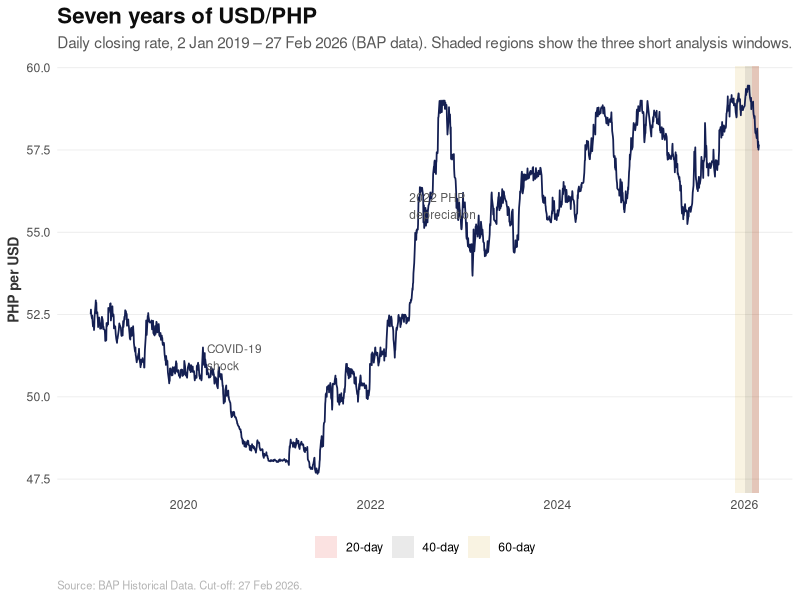
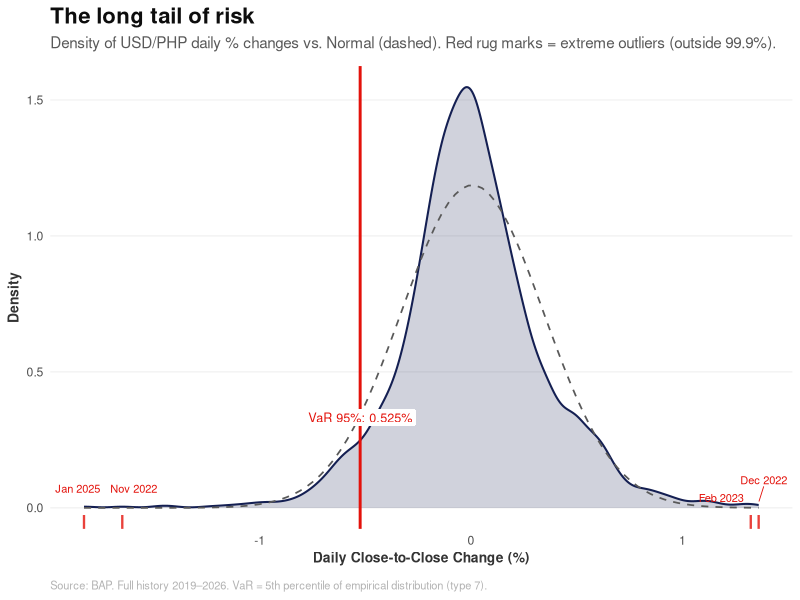
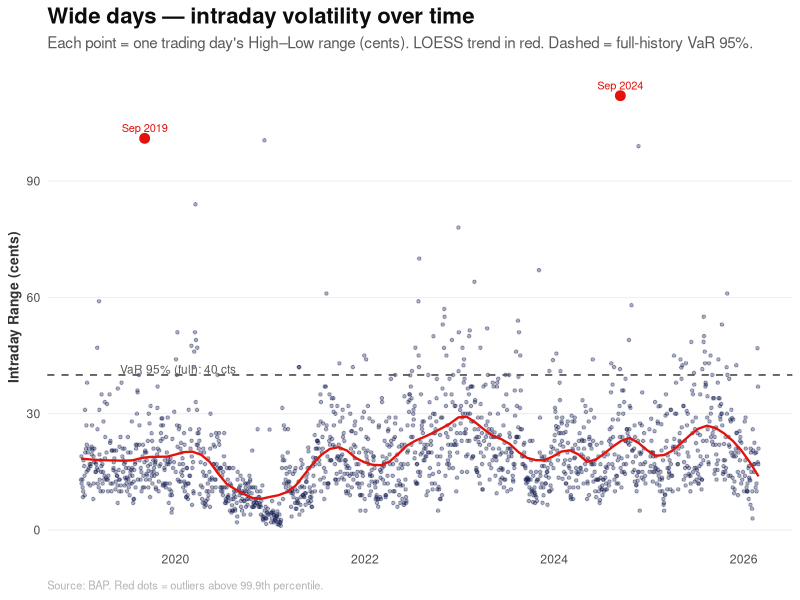
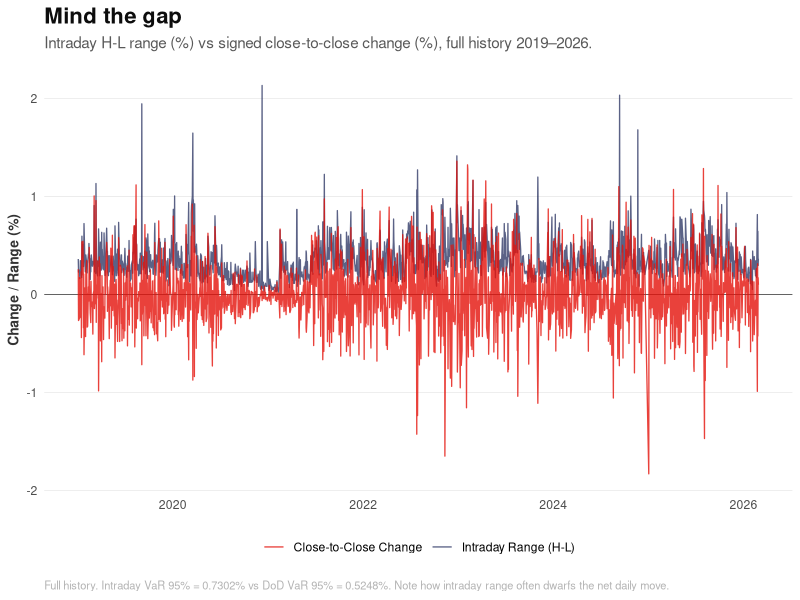
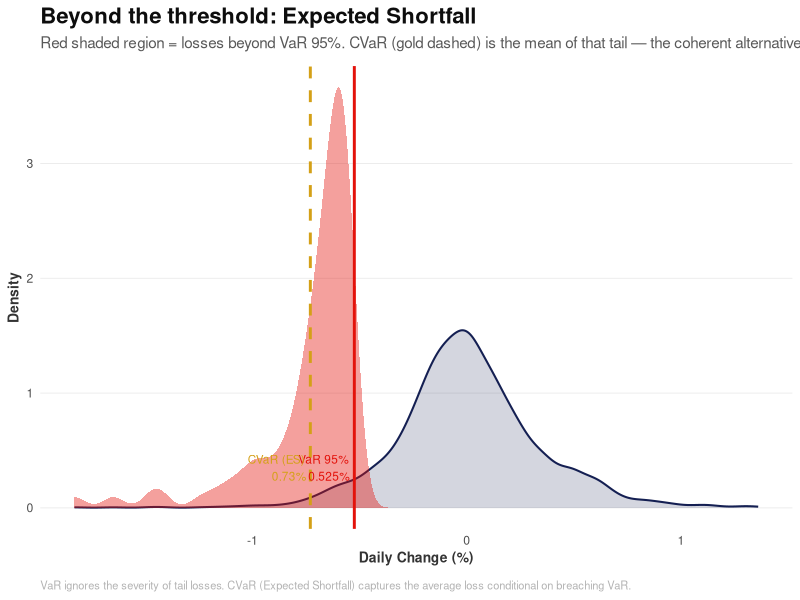
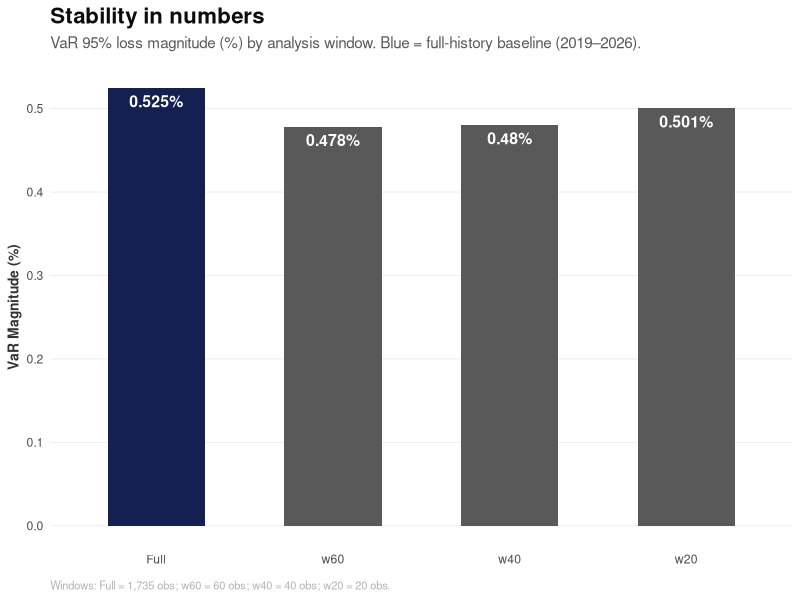
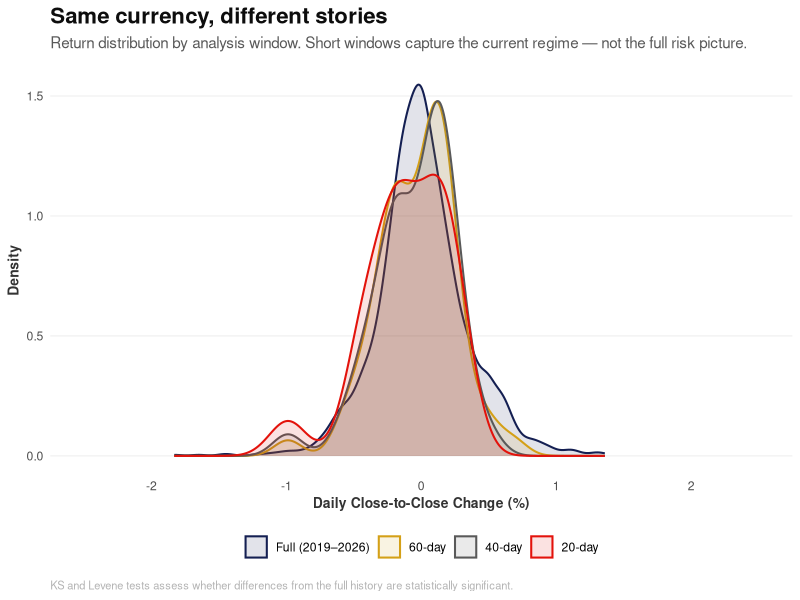
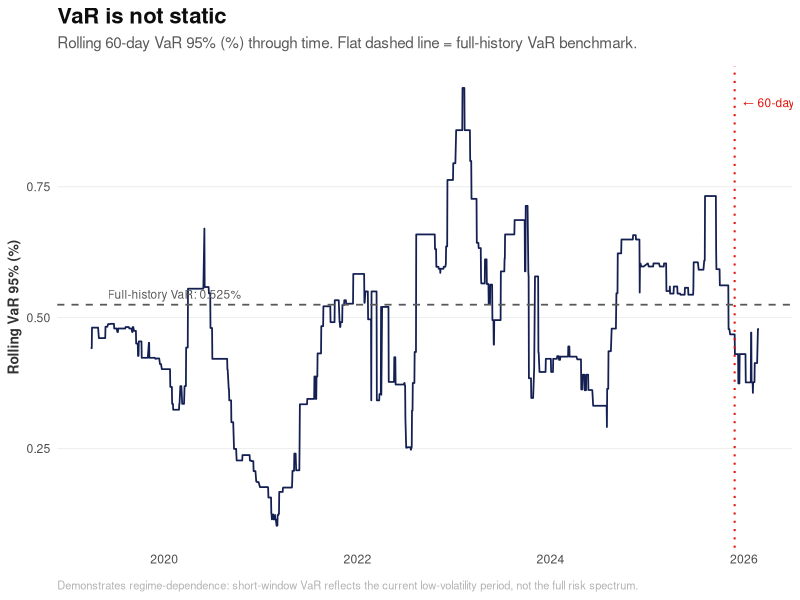

The R source for these figures, in order:
## ---- chunk 1
knitr::opts_chunk$set(echo = TRUE, message = FALSE, warning = FALSE, fig.width = 10, fig.height = 6)
library(readr)
library(dplyr)
library(lubridate)
library(knitr)
library(e1071)
library(ggplot2)
library(ggrepel)
library(tidyr)

# --- ECONOMIST & QVRS THEME ---
theme_economist_quant <- function() {
  theme_minimal() +
    theme(
      text = element_text(family = "sans"),
      plot.title = element_text(face = "bold", size = 16, color = "#0D0D0D"),
      plot.subtitle = element_text(size = 11, color = "#595959", margin = margin(b = 10)),
      plot.caption = element_text(size = 8, color = "#B3B3B3", hjust = 0, margin = margin(t = 10)),
      panel.grid.major.y = element_line(color = "#EBEBEB", linewidth = 0.3),
      panel.grid.major.x = element_blank(),
      panel.grid.minor = element_blank(),
      axis.title = element_text(size = 10, face = "bold", color = "#333333"),
      axis.ticks = element_blank(),
      legend.position = "bottom",
      legend.title = element_blank()
    )
}

econ_blue <- "#141F52"
econ_red  <- "#E3120B"
econ_grey <- "#595959"
econ_gold <- "#D4A017"

# Helper for Levene's Test (Manual Implementation — median-centred)
levene_test_manual <- function(group1, group2) {
  med1 <- median(group1)
  med2 <- median(group2)
  z1 <- abs(group1 - med1)
  z2 <- abs(group2 - med2)
  t_res <- t.test(z1, z2, var.equal = TRUE)
  return(list(statistic = t_res$statistic, p_value = t_res$p.value))
}
## ---- chunk 2
df_raw <- read_csv("data/unified/unified_bap_master.csv") %>%
  mutate(Date = as.Date(Date)) %>%
  # Enforce case cut-off: 27 Feb 2026
  filter(Date <= as.Date("2026-02-27")) %>%
  arrange(Date)

integrity_check <- data.frame(
  Metric = c("Total Trading Rows", "Start Date", "End Date", "Rows with High < Low", "Rows with Close outside High-Low range"),
  Value = c(
    as.character(nrow(df_raw)),
    as.character(min(df_raw$Date)),
    as.character(max(df_raw$Date)),
    as.character(nrow(filter(df_raw, High < Low))),
    as.character(nrow(filter(df_raw, Close > High | Close < Low)))
  )
)
kable(integrity_check, caption = "Data Integrity Check")
## ---- chunk 3
# --- PLOT 0: The Full Picture ---
# Shade the three short windows to contextualise their size vs history
shade_df <- data.frame(
  xmin = as.Date(c(tail(df_raw$Date, 60)[1], tail(df_raw$Date, 40)[1], tail(df_raw$Date, 20)[1])),
  xmax = max(df_raw$Date),
  label = c("60-day", "40-day", "20-day"),
  y    = c(54.5, 55.8, 57.1)
)

ggplot(df_raw, aes(x = Date, y = Close)) +
  geom_rect(data = shade_df,
            aes(xmin = xmin, xmax = xmax, ymin = -Inf, ymax = Inf, fill = label),
            inherit.aes = FALSE, alpha = 0.12) +
  scale_fill_manual(values = c("60-day" = econ_gold, "40-day" = econ_grey, "20-day" = econ_red),
                    name = "Analysis window") +
  geom_line(color = econ_blue, linewidth = 0.6) +
  annotate("text", x = as.Date("2020-04-01"), y = 51.2,
           label = "COVID-19\nshock", size = 3, color = econ_grey, hjust = 0) +
  annotate("text", x = as.Date("2022-06-01"), y = 55.8,
           label = "2022 PHP\ndepreciation", size = 3, color = econ_grey, hjust = 0) +
  labs(title = "Seven years of USD/PHP",
       subtitle = "Daily closing rate, 2 Jan 2019 – 27 Feb 2026 (BAP data). Shaded regions show the three short analysis windows.",
       x = NULL, y = "PHP per USD",
       caption = "Source: BAP Historical Data. Cut-off: 27 Feb 2026.") +
  theme_economist_quant()
## ---- chunk 4
# Correct High/Low bounds to encompass Open and Close (robust integrity)
df <- df_raw %>%
  mutate(
    ActualHigh = pmax(Open, High, Low, Close),
    ActualLow  = pmin(Open, High, Low, Close),
    High = ActualHigh,
    Low  = ActualLow
  ) %>%
  select(-ActualHigh, -ActualLow)

# Derive return columns
df <- df %>%
  mutate(
    dod_cents    = (Close - lag(Close)) * 100,
    dod_pct      = (Close - lag(Close)) / lag(Close) * 100,
    intraday_cents = (High - Low) * 100,
    intraday_pct   = (High - Low) / Low * 100
  )

# Drop the first row (no prior close → NA returns)
df_returns <- df %>% filter(!is.na(dod_cents))

cleaning_stats <- data.frame(
  Metric = c("Modified High/Low Bounds", "Derived Columns", "Remaining Trading Rows (DoD series)"),
  Result = c(
    as.character(nrow(filter(df_raw, High < Low | Close > High | Close < Low | Open > High | Open < Low))),
    "DoD cents, DoD %, Intraday cents, Intraday %",
    as.character(nrow(df_returns))
  )
)
kable(cleaning_stats, caption = "Data Cleaning Results Summary")
## ---- chunk 5
# Return series windows (for DoD / Items 1, 4, 5, 6)
windows_returns <- list(
  Full = df_returns,
  w60  = tail(df_returns, 60),
  w40  = tail(df_returns, 40),
  w20  = tail(df_returns, 20)
)

# Intraday series windows (for Item 2; no lag dependency so use df)
windows_intraday <- list(
  Full = df,
  w60  = tail(df, 60),
  w40  = tail(df, 40),
  w20  = tail(df, 20)
)

window_summary <- data.frame(
  Window     = names(windows_returns),
  Start_Date = sapply(windows_returns, function(x) as.character(min(x$Date))),
  End_Date   = sapply(windows_returns, function(x) as.character(max(x$Date))),
  n          = sapply(windows_returns, nrow)
)
kable(window_summary, caption = "Analysis Windows (Return Series, cut-off 27 Feb 2026)")
## ---- chunk 6
# Use factor for ordered output in tables and plots
window_order <- c("Full", "w60", "w40", "w20")

item1_var <- bind_rows(lapply(windows_returns, function(w) {
  data.frame(
    n         = nrow(w),
    VaR_Pct   = abs(quantile(w$dod_pct,   0.05, type = 7)),
    VaR_Cents = abs(quantile(w$dod_cents,  0.05, type = 7))
  )
}), .id = "Window") %>%
  mutate(Window = factor(Window, levels = window_order)) %>%
  arrange(Window)

kable(item1_var, digits = 4,
      caption = "Item 1: Close-to-Close VaR at 95% Confidence (Loss Magnitude)")

# Outliers: observations outside the 0.1% / 99.9% bounds of the full history
lb_dod <- quantile(df_returns$dod_pct, 0.001, type = 7)
ub_dod <- quantile(df_returns$dod_pct, 0.999, type = 7)

outliers_1 <- df_returns %>%
  filter(dod_pct < lb_dod | dod_pct > ub_dod) %>%
  select(Date, Close, dod_pct, dod_cents) %>%
  arrange(Date)

kable(outliers_1, digits = 4,
      caption = paste0("Item 1: Outliers — DoD % outside [",
                       round(lb_dod, 4), "%, ", round(ub_dod, 4), "%] (0.1%/99.9% bounds)"))
## ---- chunk 7
# --- PLOT 1: The Long Tail of Risk ---
full_var_pct <- item1_var$VaR_Pct[item1_var$Window == "Full"]

ggplot(df_returns, aes(x = dod_pct)) +
  # Empirical density
  geom_density(fill = econ_blue, alpha = 0.20, color = econ_blue, linewidth = 0.7) +
  # Normal reference curve
  stat_function(fun = dnorm,
                args = list(mean = mean(df_returns$dod_pct), sd = sd(df_returns$dod_pct)),
                linetype = "dashed", color = econ_grey, linewidth = 0.6) +
  # VaR line (left tail — negative, because VaR magnitude is positive)
  geom_vline(xintercept = -full_var_pct, color = econ_red, linewidth = 1) +
  geom_label(aes(x = -full_var_pct, y = 0.30,
                 label = paste0("VaR 95%: ", round(full_var_pct, 3), "%")),
             size = 3.2, color = econ_red, fill = "white", label.size = 0, vjust = 0) +
  # Outlier markers
  geom_rug(data = outliers_1, aes(x = dod_pct), color = econ_red, linewidth = 0.8, alpha = 0.8) +
  geom_text_repel(data = outliers_1,
                  aes(x = dod_pct, y = 0.02,
                      label = format(Date, "%b %Y")),
                  size = 2.8, color = econ_red, nudge_y = 0.05, segment.size = 0.3) +
  labs(title = "The long tail of risk",
       subtitle = "Density of USD/PHP daily % changes vs. Normal (dashed). Red rug marks = extreme outliers (outside 99.9%).",
       x = "Daily Close-to-Close Change (%)", y = "Density",
       caption = "Source: BAP. Full history 2019–2026. VaR = 5th percentile of empirical distribution (type 7).") +
  theme_economist_quant()
## ---- chunk 8
item2_var <- bind_rows(lapply(windows_intraday, function(w) {
  data.frame(
    n         = nrow(w),
    VaR_Cents = quantile(w$intraday_cents, 0.95, type = 7),
    VaR_Pct   = quantile(w$intraday_pct,   0.95, type = 7)
  )
}), .id = "Window") %>%
  mutate(Window = factor(Window, levels = window_order)) %>%
  arrange(Window)

kable(item2_var, digits = 4,
      caption = "Item 2: Intraday (High–Low) VaR at 95% Confidence (95th percentile of range)")

# Outliers: above 99.9th percentile (range is one-sided positive)
ub_intraday <- quantile(df$intraday_cents, 0.999, type = 7)
outliers_2 <- df %>%
  filter(intraday_cents > ub_intraday) %>%
  select(Date, High, Low, intraday_cents, intraday_pct) %>%
  arrange(Date)

kable(outliers_2, digits = 4,
      caption = paste0("Item 2: Outliers — Intraday cents above ",
                       round(ub_intraday, 4), " cents (99.9th percentile)"))
## ---- chunk 9
# --- PLOT 1b: Intraday volatility scatter ---
ggplot(df, aes(x = Date, y = intraday_cents)) +
  geom_point(color = econ_blue, alpha = 0.35, size = 0.9) +
  geom_smooth(method = "loess", span = 0.15, se = FALSE, color = econ_red, linewidth = 0.8) +
  geom_hline(yintercept = item2_var$VaR_Cents[item2_var$Window == "Full"],
             linetype = "dashed", color = econ_grey, linewidth = 0.6) +
  annotate("text", x = as.Date("2019-06-01"),
           y = item2_var$VaR_Cents[item2_var$Window == "Full"] + 1.5,
           label = paste0("VaR 95% (full): ",
                          round(item2_var$VaR_Cents[item2_var$Window == "Full"], 2), " cts"),
           size = 3, color = econ_grey, hjust = 0) +
  geom_point(data = outliers_2, aes(x = Date, y = intraday_cents),
             color = econ_red, size = 3) +
  geom_text_repel(data = outliers_2, aes(x = Date, y = intraday_cents,
                  label = format(Date, "%b %Y")),
                  size = 2.8, color = econ_red, nudge_y = 2) +
  labs(title = "Wide days — intraday volatility over time",
       subtitle = "Each point = one trading day's High–Low range (cents). LOESS trend in red. Dashed = full-history VaR 95%.",
       x = NULL, y = "Intraday Range (cents)",
       caption = "Source: BAP. Red dots = outliers above 99.9th percentile.") +
  theme_economist_quant()
## ---- chunk 10
gap_table <- item1_var %>%
  select(Window, dod_var = VaR_Cents) %>%
  left_join(item2_var %>% select(Window, intra_var = VaR_Cents), by = "Window") %>%
  mutate(
    Gap_Cents = intra_var - dod_var,
    Gap_Pct_of_Intra = Gap_Cents / intra_var * 100
  )
kable(gap_table, digits = 4,
      caption = "Item 3: VaR Gap (Intraday − DoD). Positive gap = intraday captures more risk than close-to-close.")
## ---- chunk 11
# --- PLOT 2: Mind the Gap ---
# Show full history (not just 250 days) to avoid cherry-picking the window
ggplot(df_returns, aes(x = Date)) +
  geom_hline(yintercept = 0, color = econ_grey, linewidth = 0.3) +
  geom_line(aes(y = intraday_pct,   color = "Intraday Range (H-L)"), linewidth = 0.45, alpha = 0.7) +
  geom_line(aes(y = dod_pct,        color = "Close-to-Close Change"), linewidth = 0.45, alpha = 0.8) +
  scale_color_manual(values = c("Intraday Range (H-L)" = econ_blue,
                                "Close-to-Close Change"  = econ_red)) +
  labs(title = "Mind the gap",
       subtitle = "Intraday H-L range (%) vs signed close-to-close change (%), full history 2019–2026.",
       x = NULL, y = "Change / Range (%)",
       caption = paste0("Full history. Intraday VaR 95% = ",
                        round(item2_var$VaR_Pct[item2_var$Window == "Full"], 4), "% vs DoD VaR 95% = ",
                        round(item1_var$VaR_Pct[item1_var$Window == "Full"], 4),
                        "%. Note how intraday range often dwarfs the net daily move.")) +
  theme_economist_quant()
## ---- chunk 12
# CVaR (Expected Shortfall) — mean of returns below the 5th percentile
threshold_pct   <- -item1_var$VaR_Pct[item1_var$Window == "Full"]
threshold_cents <- -item1_var$VaR_Cents[item1_var$Window == "Full"]

cvar_pct   <- abs(mean(df_returns$dod_pct[df_returns$dod_pct     <= threshold_pct]))
cvar_cents <- abs(mean(df_returns$dod_cents[df_returns$dod_cents <= threshold_cents]))

# Winsorization at 0.1% / 99.9% (caps extreme values at boundary rather than removing them)
lb_w <- quantile(df_returns$dod_pct,   0.001, type = 7)
ub_w <- quantile(df_returns$dod_pct,   0.999, type = 7)
lb_c <- quantile(df_returns$dod_cents, 0.001, type = 7)
ub_c <- quantile(df_returns$dod_cents, 0.999, type = 7)

df_winsor <- df_returns %>%
  mutate(
    dod_pct_w   = pmin(pmax(dod_pct,   lb_w), ub_w),
    dod_cents_w = pmin(pmax(dod_cents, lb_c), ub_c)
  )

var_winsor_pct   <- abs(quantile(df_winsor$dod_pct_w,   0.05, type = 7))
var_winsor_cents <- abs(quantile(df_winsor$dod_cents_w, 0.05, type = 7))

raw_var_pct   <- item1_var$VaR_Pct[item1_var$Window == "Full"]
raw_var_cents <- item1_var$VaR_Cents[item1_var$Window == "Full"]

item4_table <- data.frame(
  Metric = c(
    "Raw VaR (95%)",
    "CVaR / Expected Shortfall (95%)",
    "Winsorization Lower Bound (0.1%)",
    "Winsorization Upper Bound (99.9%)",
    "VaR after Winsorization (95%)",
    "VaR Reduction from Winsorization"
  ),
  Percentage = c(raw_var_pct, cvar_pct, lb_w, ub_w, var_winsor_pct,
                 raw_var_pct - var_winsor_pct),
  Cents      = c(raw_var_cents, cvar_cents, NA, NA, var_winsor_cents,
                 raw_var_cents - var_winsor_cents)
)
kable(item4_table, digits = 4, caption = "Item 4: CVaR and Winsorization Results (Full History)")
## ---- chunk 13
# --- PLOT 3a: CVaR vs VaR tail illustration ---
tail_returns <- df_returns %>% filter(dod_pct <= threshold_pct)
cvar_line <- mean(tail_returns$dod_pct)

ggplot(df_returns, aes(x = dod_pct)) +
  geom_density(fill = econ_blue, alpha = 0.18, color = econ_blue, linewidth = 0.7) +
  # Shade the tail (ES zone)
  geom_density(data = tail_returns, aes(x = dod_pct),
               fill = econ_red, alpha = 0.4, color = NA) +
  geom_vline(xintercept = threshold_pct, color = econ_red, linewidth = 1) +
  geom_vline(xintercept = cvar_line, color = econ_gold, linewidth = 1, linetype = "dashed") +
  annotate("text", x = threshold_pct, y = 0.35,
           label = paste0("VaR 95%\n", round(-threshold_pct, 3), "%"),
           size = 3, color = econ_red, hjust = 1.1) +
  annotate("text", x = cvar_line, y = 0.35,
           label = paste0("CVaR (ES)\n", round(cvar_pct, 3), "%"),
           size = 3, color = econ_gold, hjust = 1.1) +
  labs(title = "Beyond the threshold: Expected Shortfall",
       subtitle = "Red shaded region = losses beyond VaR 95%. CVaR (gold dashed) is the mean of that tail — the coherent alternative.",
       x = "Daily Change (%)", y = "Density",
       caption = "VaR ignores the severity of tail losses. CVaR (Expected Shortfall) captures the average loss conditional on breaching VaR.") +
  theme_economist_quant()
## ---- chunk 14
full_pct <- df_returns$dod_pct

item5_tests <- bind_rows(lapply(windows_returns[-1], function(w) {
  ks     <- ks.test(full_pct, w$dod_pct)
  levene <- levene_test_manual(full_pct, w$dod_pct)
  data.frame(
    n          = nrow(w),
    KS_Stat    = ks$statistic,
    KS_p       = ks$p.value,
    Levene_F   = abs(levene$statistic),
    Levene_p   = levene$p_value
  )
}), .id = "Window") %>%
  mutate(Window = factor(Window, levels = c("w60", "w40", "w20"))) %>%
  arrange(Window)

item5_desc <- bind_rows(lapply(windows_returns, function(w) {
  data.frame(n       = nrow(w),
             Mean    = mean(w$dod_pct),
             SD      = sd(w$dod_pct),
             Skew    = skewness(w$dod_pct),
             Kurt    = kurtosis(w$dod_pct))
}), .id = "Window") %>%
  mutate(Window = factor(Window, levels = window_order)) %>%
  arrange(Window)

item5_comp <- item1_var %>%
  mutate(Diff_from_Full_pp = VaR_Pct - VaR_Pct[Window == "Full"]) %>%
  arrange(Window)

kable(item5_tests, digits = 4,
      caption = "Item 5: Significance Tests (each window vs. full history). KS = distribution equality; Levene = variance equality.")
kable(item5_desc, digits = 4,
      caption = "Item 5: Descriptive Statistics by Window")
kable(item5_comp, digits = 4,
      caption = "Item 5: VaR Comparison — difference from full-history baseline (percentage points)")
## ---- chunk 15
# --- PLOT 4a: Stability in Numbers — VaR bar chart (ordered Full → w60 → w40 → w20) ---
ggplot(item1_var, aes(x = Window, y = VaR_Pct,
                      fill = Window == "Full")) +
  geom_col(width = 0.55) +
  scale_fill_manual(values = c("TRUE" = econ_blue, "FALSE" = econ_grey)) +
  geom_text(aes(label = paste0(round(VaR_Pct, 3), "%")),
            vjust = 1.6, color = "white", fontface = "bold", size = 4) +
  labs(title = "Stability in numbers",
       subtitle = "VaR 95% loss magnitude (%) by analysis window. Blue = full-history baseline (2019–2026).",
       x = NULL, y = "VaR Magnitude (%)",
       caption = paste0("Windows: Full = ", format(nrow(df_returns), big.mark=","), 
                        " obs; w60 = 60 obs; w40 = 40 obs; w20 = 20 obs.")) +
  theme_economist_quant() + theme(legend.position = "none")
## ---- chunk 16
# --- PLOT 4b: Distribution comparison — window return distributions overlaid ---
dist_data <- bind_rows(
  mutate(windows_returns$Full, Window = "Full (2019–2026)"),
  mutate(windows_returns$w60,  Window = "60-day"),
  mutate(windows_returns$w40,  Window = "40-day"),
  mutate(windows_returns$w20,  Window = "20-day")
) %>%
  mutate(Window = factor(Window,
                         levels = c("Full (2019–2026)", "60-day", "40-day", "20-day")))

win_colors <- c("Full (2019–2026)" = econ_blue,
                "60-day"           = econ_gold,
                "40-day"           = econ_grey,
                "20-day"           = econ_red)

ggplot(dist_data, aes(x = dod_pct, color = Window, fill = Window)) +
  geom_density(alpha = 0.12, linewidth = 0.7) +
  scale_color_manual(values = win_colors) +
  scale_fill_manual(values  = win_colors) +
  coord_cartesian(xlim = c(-2.5, 2.5)) +
  labs(title = "Same currency, different stories",
       subtitle = "Return distribution by analysis window. Short windows capture the current regime — not the full risk picture.",
       x = "Daily Close-to-Close Change (%)", y = "Density",
       caption = "KS and Levene tests assess whether differences from the full history are statistically significant.") +
  theme_economist_quant()
## ---- chunk 17
# --- PLOT 4c: Rolling 60-day VaR over time ---
roll_n <- 60
roll_idx <- roll_n:nrow(df_returns)

roll_var_pct <- sapply(roll_idx, function(i) {
  win <- df_returns$dod_pct[(i - roll_n + 1):i]
  abs(quantile(win, 0.05, type = 7))
})

roll_df <- data.frame(
  Date    = df_returns$Date[roll_idx],
  RollVaR = roll_var_pct
)

# Mark current windows
current_w60_start <- min(windows_returns$w60$Date)

ggplot(roll_df, aes(x = Date, y = RollVaR)) +
  geom_line(color = econ_blue, linewidth = 0.6) +
  geom_hline(yintercept = item1_var$VaR_Pct[item1_var$Window == "Full"],
             linetype = "dashed", color = econ_grey, linewidth = 0.6) +
  annotate("text", x = as.Date("2019-06-01"),
           y = item1_var$VaR_Pct[item1_var$Window == "Full"] + 0.02,
           label = paste0("Full-history VaR: ",
                          round(item1_var$VaR_Pct[item1_var$Window == "Full"], 3), "%"),
           size = 3, color = econ_grey, hjust = 0) +
  geom_vline(xintercept = current_w60_start, color = econ_red,
             linetype = "dotted", linewidth = 0.7) +
  annotate("text", x = current_w60_start, y = max(roll_var_pct) * 0.97,
           label = "← 60-day window starts here",
           size = 3, color = econ_red, hjust = -0.05) +
  labs(title = "VaR is not static",
       subtitle = "Rolling 60-day VaR 95% (%) through time. Flat dashed line = full-history VaR benchmark.",
       x = NULL, y = "Rolling VaR 95% (%)",
       caption = "Demonstrates regime-dependence: short-window VaR reflects the current low-volatility period, not the full risk spectrum.") +
  theme_economist_quant()
## ---- chunk 18
# Reference: last trading day on or before 30 June 2024
ref_row      <- df %>% filter(Date <= as.Date("2024-06-30")) %>% slice_tail(n = 1)
fx_rate      <- ref_row$Close
ref_date_used <- ref_row$Date

# VaR and upside at 99% (1st and 99th percentile of full DoD return series)
var_99_pct    <- abs(quantile(df_returns$dod_pct, 0.01, type = 7))
upside_99_pct <-    quantile(df_returns$dod_pct, 0.99, type = 7)

# Position calculations
pos_usd           <- 10000000
loss_usd          <- (var_99_pct / 100) * pos_usd
loss_php          <- loss_usd * fx_rate

target_php        <- 20000
reduced_pos_usd   <- target_php / ((var_99_pct / 100) * fx_rate)
usd_to_remove     <- pos_usd - reduced_pos_usd

upside_full_php     <- (upside_99_pct / 100) * pos_usd * fx_rate
upside_reduced_php  <- (upside_99_pct / 100) * reduced_pos_usd * fx_rate
upside_sacrificed   <- upside_full_php - upside_reduced_php

item6_table <- data.frame(
  Parameter = c(
    "Reference Date Used", "FX Rate at Reference (PHP/USD)",
    "Full-History VaR 99% (%)", "VaR 99% (cents)",
    "USD Position", "1-Day Loss @ 99% (USD)", "1-Day Loss @ 99% (PHP)",
    "Target Maximum 1-Day Loss (PHP)", "Required USD Position",
    "USD to Redeploy", "99th Percentile Upside (%)",
    "Upside on Full Position (PHP)", "Upside on Reduced Position (PHP)",
    "Upside Sacrificed (PHP)"
  ),
  Value = c(
    as.character(ref_date_used),
    round(fx_rate, 4),
    round(var_99_pct, 4),
    round(abs(quantile(df_returns$dod_cents, 0.01, type = 7)), 4),
    format(pos_usd, big.mark = ","),
    format(round(loss_usd, 2), big.mark = ","),
    format(round(loss_php, 2), big.mark = ","),
    format(target_php, big.mark = ","),
    format(round(reduced_pos_usd, 2), big.mark = ","),
    format(round(usd_to_remove, 2), big.mark = ","),
    round(upside_99_pct, 4),
    format(round(upside_full_php, 2), big.mark = ","),
    format(round(upside_reduced_php, 2), big.mark = ","),
    format(round(upside_sacrificed, 2), big.mark = ",")
  )
)
kable(item6_table, caption = "Item 6: Portfolio Loss and Hedge Sizing (FX Rate as of 30 Jun 2024, 99% Confidence)")
## ---- chunk 19
# --- PLOT 5: The Price of Safety ---
port_viz <- data.frame(
  Category = factor(
    c("Full Exposure\n(USD 10M)", "Capped Loss\n(PHP 20K target)"),
    levels = c("Full Exposure\n(USD 10M)", "Capped Loss\n(PHP 20K target)")
  ),
  Loss   = c(loss_php / 1e6, target_php / 1e6),
  Upside = c(upside_full_php / 1e6, upside_reduced_php / 1e6)
) %>%
  pivot_longer(cols = c(Loss, Upside), names_to = "Direction", values_to = "Value") %>%
  mutate(
    SignedValue = ifelse(Direction == "Loss", -Value, Value),
    Direction   = factor(Direction, levels = c("Upside", "Loss"))
  )

ggplot(port_viz, aes(x = Category, y = SignedValue, fill = Direction)) +
  geom_col(width = 0.5, position = "identity") +
  geom_hline(yintercept = 0, color = "#333333", linewidth = 0.4) +
  scale_fill_manual(values = c("Loss" = econ_red, "Upside" = econ_blue),
                    labels = c("1-Day Loss (99%)", "99th-Pct Upside")) +
  scale_y_continuous(labels = function(x) paste0("PHP ", abs(x), "M"),
                     breaks = seq(-5, 5, 1)) +
  labs(title = "The price of safety",
       subtitle = "Potential 1-day loss (down) vs. upside potential (up), in PHP millions. Reference: FX rate as of 30 Jun 2024.",
       x = NULL, y = "PHP (millions)",
       caption = paste0("To cap daily loss at PHP 20,000, USD position must be reduced to USD ",
                        format(round(reduced_pos_usd, 0), big.mark = ","),
                        ". This sacrifices PHP ",
                        format(round(upside_sacrificed / 1e6, 2), big.mark = ","), "M in 99th-pct upside.")) +
  theme_economist_quant()
## ---- chunk 20
summary_table <- data.frame(
  Item = c(1, 1, 1, 1, 1, 1, 2, 2, 2, 2, 2, 2, 3, 4, 4, 5, 5, 6, 6, 6),
  Description = c(
    "DoD VaR 95% — Full history",
    "DoD VaR 95% — 60-day window",
    "DoD VaR 95% — 40-day window",
    "DoD VaR 95% — 20-day window",
    "Outlier count (DoD, outside 0.1%/99.9%)",
    "Outlier dates (DoD)",
    "Intraday VaR 95% — Full history",
    "Intraday VaR 95% — 60-day window",
    "Intraday VaR 95% — 40-day window",
    "Intraday VaR 95% — 20-day window",
    "Outlier count (Intraday, above 99.9%)",
    "Outlier dates (Intraday)",
    "VaR gap (Intraday − DoD), full history",
    "CVaR / Expected Shortfall 95%, full",
    "VaR after Winsorization 95%",
    "KS test p-values (w60, w40, w20 vs Full)",
    "Max VaR deviation from full baseline",
    "1-day loss, USD 10M @ 99% (PHP)",
    "USD position to cap loss at PHP 20K",
    "99th-pct upside sacrificed (PHP)"
  ),
  Result = c(
    paste0(round(item1_var$VaR_Cents[item1_var$Window == "Full"], 2), " cts / ", round(item1_var$VaR_Pct[item1_var$Window == "Full"], 4), "%"),
    paste0(round(item1_var$VaR_Cents[item1_var$Window == "w60"], 2), " cts / ", round(item1_var$VaR_Pct[item1_var$Window == "w60"], 4), "%"),
    paste0(round(item1_var$VaR_Cents[item1_var$Window == "w40"], 2), " cts / ", round(item1_var$VaR_Pct[item1_var$Window == "w40"], 4), "%"),
    paste0(round(item1_var$VaR_Cents[item1_var$Window == "w20"], 2), " cts / ", round(item1_var$VaR_Pct[item1_var$Window == "w20"], 4), "%"),
    as.character(nrow(outliers_1)),
    paste(format(outliers_1$Date, "%d %b %Y"), collapse = "; "),
    paste0(round(item2_var$VaR_Cents[item2_var$Window == "Full"], 2), " cts / ", round(item2_var$VaR_Pct[item2_var$Window == "Full"], 4), "%"),
    paste0(round(item2_var$VaR_Cents[item2_var$Window == "w60"], 2), " cts / ", round(item2_var$VaR_Pct[item2_var$Window == "w60"], 4), "%"),
    paste0(round(item2_var$VaR_Cents[item2_var$Window == "w40"], 2), " cts / ", round(item2_var$VaR_Pct[item2_var$Window == "w40"], 4), "%"),
    paste0(round(item2_var$VaR_Cents[item2_var$Window == "w20"], 2), " cts / ", round(item2_var$VaR_Pct[item2_var$Window == "w20"], 4), "%"),
    as.character(nrow(outliers_2)),
    paste(format(outliers_2$Date, "%d %b %Y"), collapse = "; "),
    paste0(round(gap_table$Gap_Cents[gap_table$Window == "Full"], 2), " cts"),
    paste0(round(cvar_cents, 2), " cts / ", round(cvar_pct, 4), "%"),
    paste0(round(var_winsor_pct, 4), "% (reduction: ", round(raw_var_pct - var_winsor_pct, 4), " pp)"),
    paste(round(item5_tests$KS_p, 4), collapse = ", "),
    paste0(round(max(abs(item5_comp$Diff_from_Full_pp)), 4), " pp"),
    paste0("PHP ", format(round(loss_php, 2), big.mark = ",")),
    paste0("USD ", format(round(reduced_pos_usd, 2), big.mark = ",")),
    paste0("PHP ", format(round(upside_sacrificed, 2), big.mark = ","))
  )
)
kable(summary_table, caption = "Final Summary Table — All Items")
